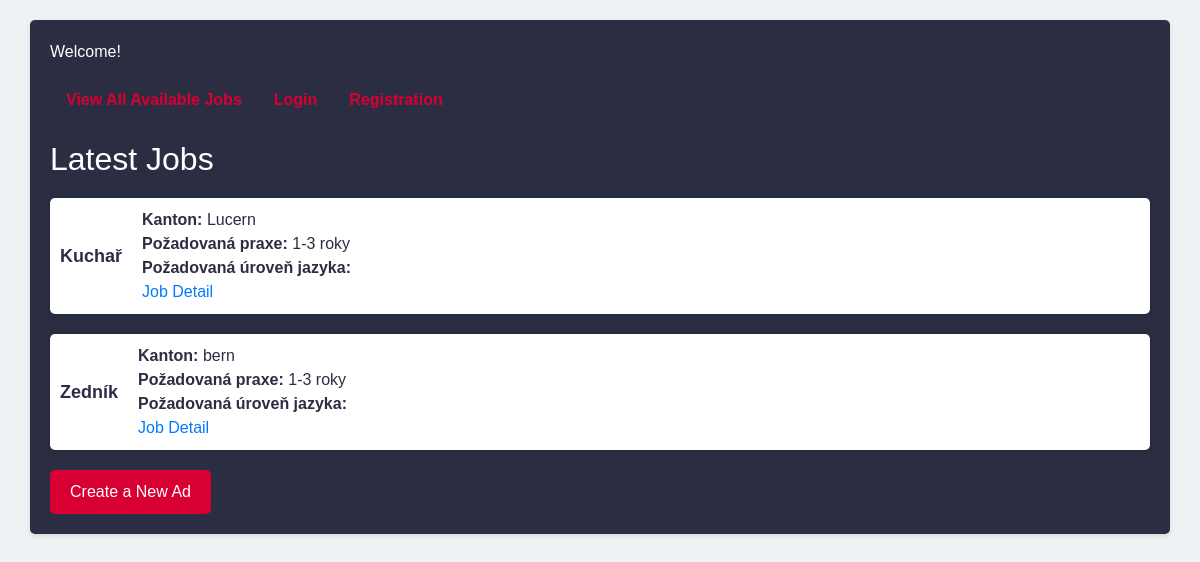
The page / on the database its author committed.
### jobapp/models.py (models this page shows, shortened)
class PostJob(models.Model):
    EXPERIENCE_CHOICES = [
        ('1-3 roky', '1-3'),
        ('4-6 let', '4-6'),
        ('6-9 let', '6-9'),
        ('10 a více let', '10 a více'),
    ]
    ACCOMMODATION_CHOICES = [
        ('vlastní ubytování', 'vlastní'),
        ('zajištěné ubytování', 'zajištěné'),
    ]
    author = models.ForeignKey("users.User", on_delete=models.CASCADE, default='')
    created_at = models.DateTimeField(auto_now_add=True)
    positions = models.ForeignKey(Position, related_name="position", on_delete=models.CASCADE)
    driving_licence = models.ManyToManyField(DrivingLicence, blank=True)
    experience = models.CharField(max_length=100, choices=EXPERIENCE_CHOICES, default='1-3')
    place = models.ForeignKey(Place, related_name="postjobs", on_delete=models.CASCADE, null=True)
    language = models.ManyToManyField(Language, related_name="language")
    accommodation = models.CharField(max_length=30, choices=ACCOMMODATION_CHOICES, default='')
    info_position = models.TextField()
    salary = models.IntegerField(choices=[(i, i) for i in range(100)], default=30)
    diet = models.IntegerField(choices=[(i, i) for i in range(31)], default=0)

class Position(models.Model):
    name_position = models.CharField(max_length=100)
    class Meta:
        ordering = ['name_position']
    def __str__(self):
        return self.name_position

class Place(models.Model):
    name_place = models.CharField(max_length=100)
    shortname = models.CharField(max_length=3)
    class Meta:
        ordering = ['name_place']
    def __str__(self):
        return self.name_place

### jobapp/views.py (the view)
# urls.py: path("", HomepageView.as_view(), name="homepage"),
class HomepageView(TemplateView):
    template_name = "homepage.html"
    def get_context_data(self, **kwargs):
        context = super().get_context_data(**kwargs)
        context['jobs'] = PostJob.objects.all()
        return context

### templates/homepage.html (shortened to what this page needs)
<!DOCTYPE html>
<html lang="en">
<head>
    <link rel="stylesheet" href="https://stackpath.bootstrapcdn.com/bootstrap/4.5.2/css/bootstrap.min.css">
</head>
<body>
<div class="container">
    {% if user.is_authenticated %}
        <h2>Hello {{ user.username }}</h2>
    {% else %}
        <p>Welcome!</p>
    {% endif %}
    <ul class="nav">
        <li class=" nav-item">
            <a class="nav-link" href="{% url 'all-jobs' %}">View All Available Jobs</a>
        </li>
        {% if user.is_authenticated %}
            <li class="nav-item">
                <a class="nav-link" href="{% url 'logout' %}">Logout</a>
            </li>
            <li class="nav-item">
                <a class="nav-link" href="{% url 'profile' %}">Your profile</a>
            </li>
        {% else %}
            <li class="nav-item">
                <a class="nav-link" href="{% url 'login' %}">Login</a>
            </li>
            <li class="nav-item">
                <a class="nav-link" href="{% url 'registration' %}">Registration</a>
            </li>
        {% endif %}
    </ul>
    <h2 class="text-justify">Latest Jobs</h2>
    <ul class="job-list">
        {% for job in jobs %}
            <li>
                <div class="job-title">{{ job.positions }}</div>
                <div class="job-details">
                    <span class="job-label">Kanton:</span> {{ job.place }}<br>
                    <span class="job-label">Požadovaná praxe:</span> {{ job.experience }}<br>
                    <span class="job-label">Požadovaná úroveň jazyka:</span>
                    <br>
                    <a href="{% url 'job-detail' job.id %}">Job Detail</a>
                </div>
            </li>
        {% endfor %}
    </ul>
    <div class="text-justify">
        <a class="new-ad-link" href="{% url 'create' %}">Create a New Ad</a>
    </div>
</div>
</body>
</html>

### templates/homepage.html (style rules this page uses)
body { background-color: #EDF2F4; color: #FFFFFF; padding: 20px; font-family: Arial, sans-serif; }
.container { background-color: #2B2D42; border-radius: 5px; padding: 20px; box-shadow: 0 2px 4px rgba(0, 0, 0, 0.1); }
.nav-link { color: #D80032; font-weight: bold }
.job-list { list-style-type: none; padding: 0; }
.job-list li { margin-bottom: 20px; padding: 10px; background-color: #FFFFFF; border-radius: 5px; box-shadow: 0 2px 4px rgba(0, 0, 0, 0.1); color: #2B2D42; display: flex; align-items: center; }
.job-title { font-weight: bold; font-size: 18px; }
.job-details { margin-left: 20px; }
.job-label { font-weight: bold; }
.new-ad-link { display: inline-block; color: #FFFFFF; background-color: #D80032; padding: 10px 20px; border-radius: 5px; text-decoration: none; transition: background-color 0.3s; }
h2 { color: #FFFFFF; margin-bottom: 20px; }
.nav { margin-bottom: 20px; }

### rows shown on the page
PostJob: positions "Kuchař", place "Lucern", experience "1-3 roky"
PostJob: positions "Zedník", place "bern", experience "1-3 roky"
